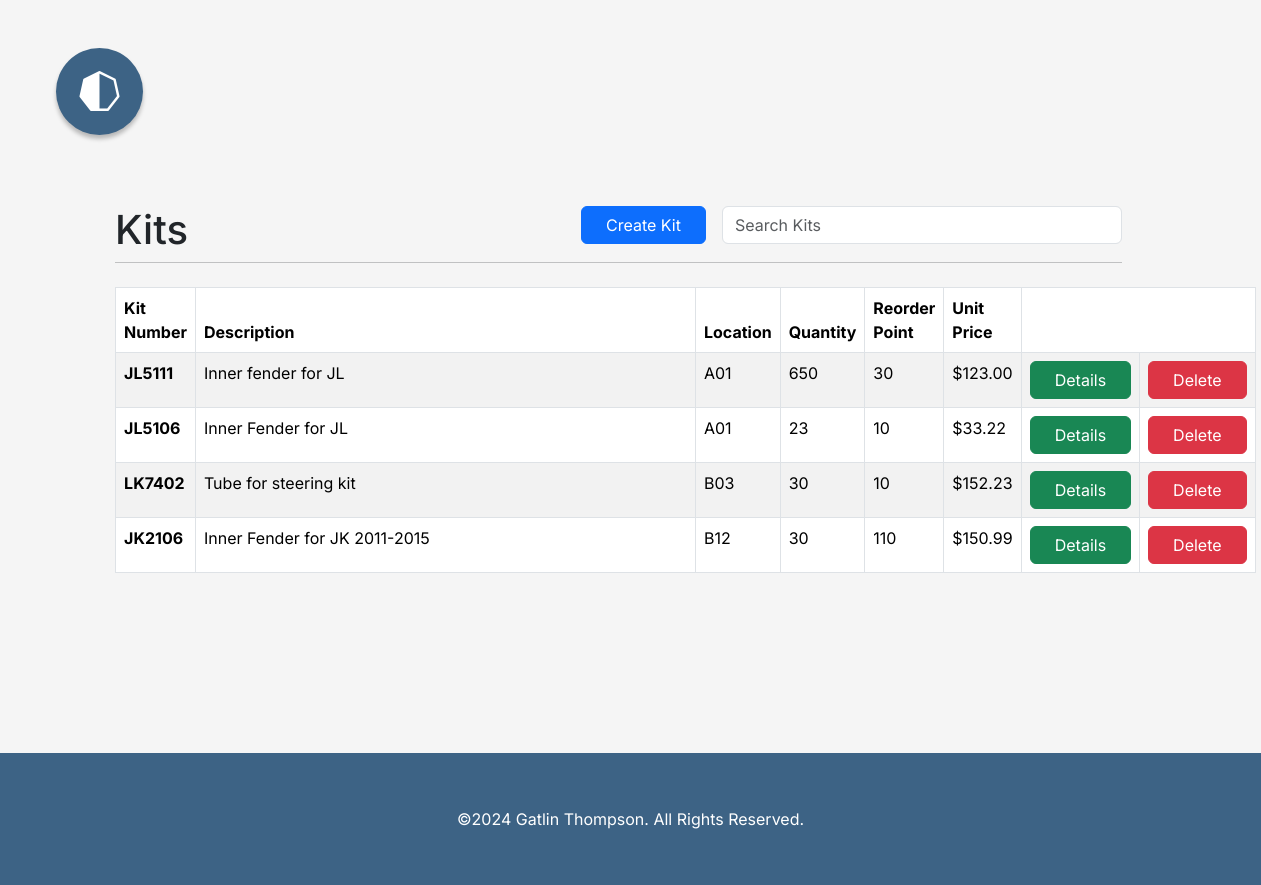
The app's page /partsdb/kit/ (signed in), older data.
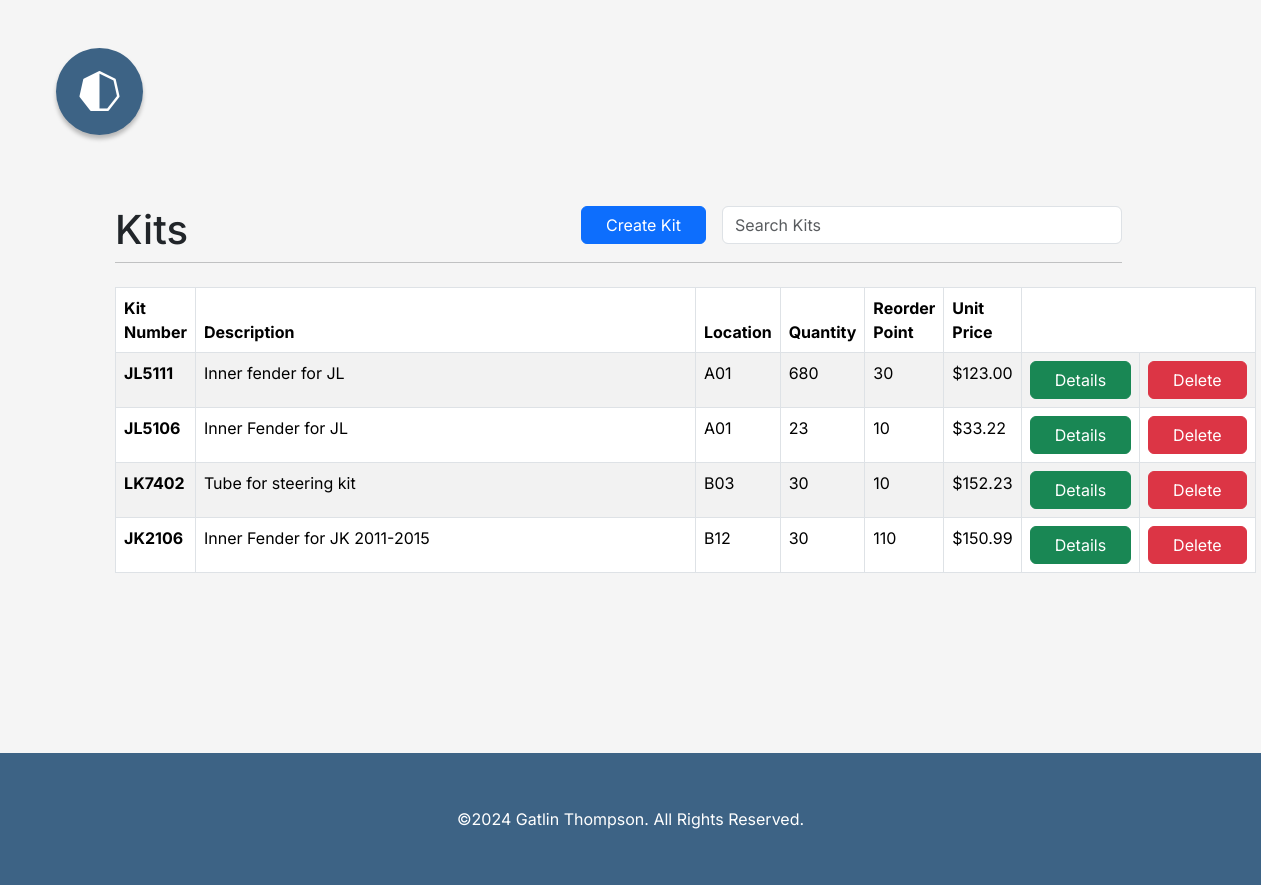
The same page, newer data.
### partsdatabase/models.py (models this page shows, shortened)
class Kit(models.Model):
    name = models.CharField(max_length=10, unique=True)
    description = models.TextField(max_length=500)
    location = models.CharField(max_length=10)
    quantity = models.IntegerField()
    reorder_quantity = models.PositiveIntegerField()
    unit_price = models.DecimalField(decimal_places=2, max_digits=20)
    hardware = models.ManyToManyField(Hardware, through='KitHardwareAssembly', blank=True)
    hardware_kit = models.ManyToManyField(HardwareKit, through='KitHardwareKit', blank=True)
    part = models.ManyToManyField(Part, through='KitPartAssembly', blank=True)

### partsdatabase/views.py (the view)
# urls.py: path('kit/', views.kit, name='kit'),
@login_required
def kit(request):
    kits = Kit.objects.all()
    return render(request, 'partsdatabase/kit/kit.html', {'kits': kits})

### partsdatabase/templates/partsdatabase/kit/kit.html (shortened to what this page needs)
{% extends 'partsdatabase/componets/base.html' %}
{% load static %}
{% block body %}
    <section class="container-fluid row mt-5">
        <div class="col-xl-10 col-12 mx-auto">
            <div class="col-12 d-flex align-content-end ">
                <div class="col-3">
                   <h1 class="m-0">Kits</h1>
                </div>
                <div class="ms-auto col search-box">
                    {% if user.is_staff %}
                    <div>
                        <a href="{% url 'partsdatabase:create_kit' %}" class="btn btn-primary px-4">Create Kit</a>
                    </div>
                    {% endif %}
                     <div>
                         <form onsubmit="return false" class="flex-fill">
                            <input type="search" placeholder="Search Kits" name="search_item_input" id="search_item_input" class="form-control">
                        </form>
                     </div>
                </div>
            </div>
            <hr class="mt-2 mb-4">
            <table class="table table-bordered table-striped col-11 mx-auto">
                <thead>
                    <tr>
                        <th>Kit Number</th>
                        <th>Description</th>
                        <th>Location</th>
                        <th>Quantity</th>
                        <th>Reorder Point</th>
                        <th>Unit Price</th>
                        <th colspan="2">
                        </th>
                    </tr>
                </thead>
                <tbody>
                    {% for kit in kits %}
                        <tr class="item-db-row" data-part-number="{{ kit.name }}">
                            <td><strong>{{ kit.name }}</strong></td>
                            <td class="table-no-overflow hardware-description">
                                {{ kit.description }}
                            </td>
                            <td>{{ kit.location }}</td>
                            <td>{{ kit.quantity }}</td>
                            <td>{{ kit.reorder_quantity }}</td>
                            <td>${{ kit.unit_price }}</td>
                            <td>
                                <div class="w-100 d-flex justify-content-center">
                                    <a href="{% url 'partsdatabase:details_kit' kit.id %}" class="btn btn-success px-4">Details</a>
                                </div>
                            </td>
                            {% if user.is_staff %}
                            <td>
                                <div class="w-100 d-flex justify-content-center">
                                    <button class="btn btn-danger px-4"
                                            data-submit-link="{% url 'partsdatabase:delete_kit' kit.id %}"
                                            onclick="deleteItem({{ kit.id }}, `{{ kit.name }}`, this)">
                                        Delete
                                    </button>
                                </div>
                            </td>
                        {% endif %}
                        </tr>
                    {% endfor %}
                </tbody>
            </table>
        </div>
    </section>
{% endblock %}

Row changes from the older to the newer data that the page shows:
changed Kit "JL5111": quantity "650" → "680"
